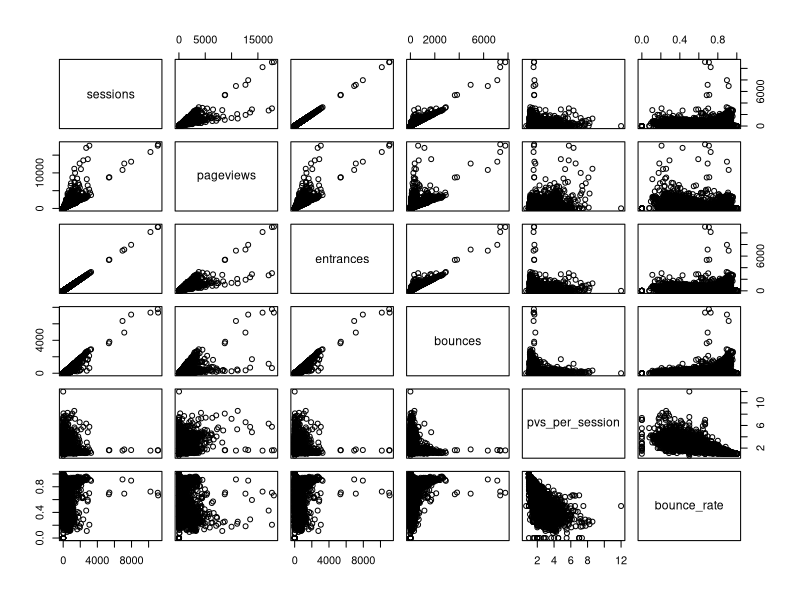
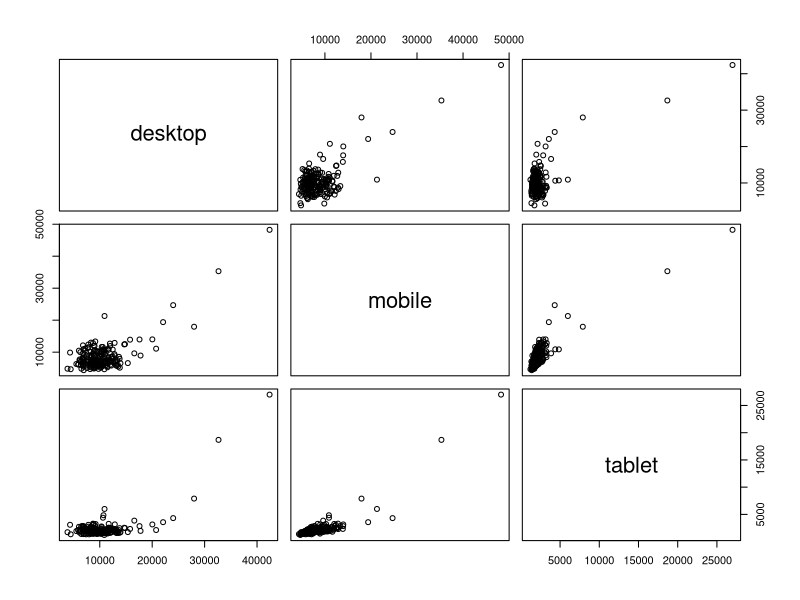

The R script that drew these images, in order:
## ---- chunk 1
# We'll be using 'dplyr' functions
library(dplyr)

# Replicate the results from Exercise 2 so we've got the data
# We need to work with.
web_data <- read.csv("data/gadata_example_2.csv", stringsAsFactors = FALSE) %>%
  mutate(pvs_per_session = pageviews / sessions, 
                  bounce_rate = bounces / entrances)
## ---- chunk 2
str(web_data)
## ---- chunk 3
# We'll be using 'dplyr' functions
library(dplyr)

# Get just the data -- numeric only! -- that we'll be working with
cor_data <- select(web_data, -c(X, date, deviceCategory, channelGrouping))

# Get a table of correlation coefficients.
cor(cor_data)
## ---- chunk 4
pairs(cor_data)
## ---- chunk 5

library(dplyr)
library(tidyr)

# Collapse the channelGrouping by summing them, and then "spread" the 
# deviceCategory values over the columns
pivoted_data <- 
  summarise(group_by(web_data, date, deviceCategory), 
            pageviews = sum(pageviews)) %>%
  spread(deviceCategory, pageviews)

# Get rid of any NA's and replace with 0
pivoted_data[is.na(pivoted_data)] <- 0

# Let's take a quick look at our data
head(pivoted_data)
## ---- chunk 6
# Remember, we don't want the date field, so we have to remove that
cor(pivoted_data[,-1])
pairs(pivoted_data[,-1])
